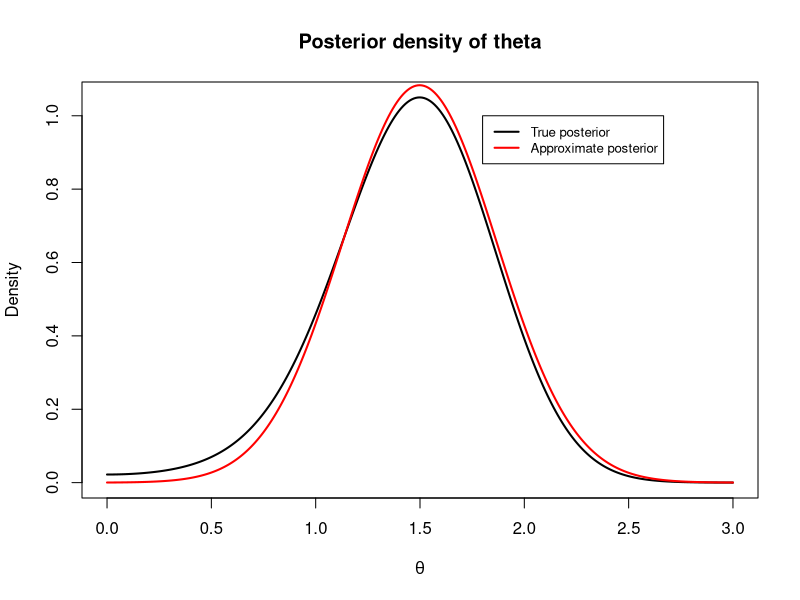
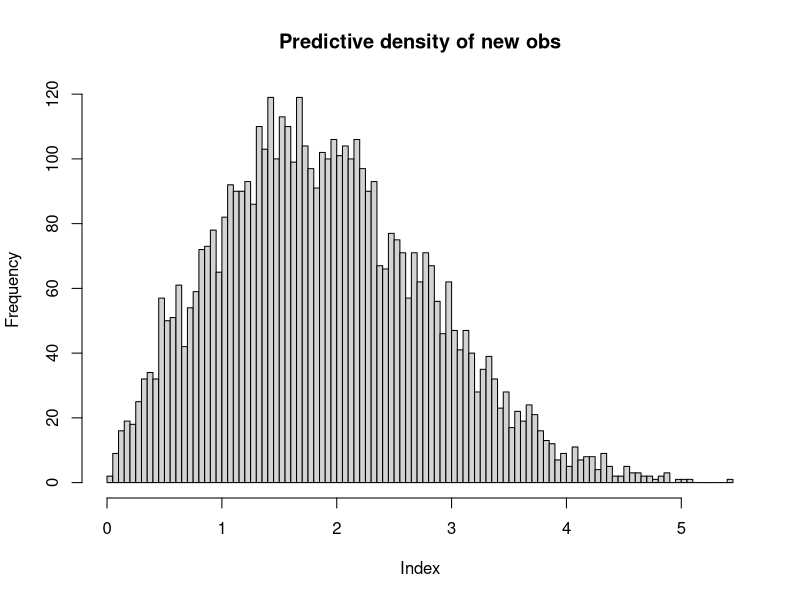

Source code (R) for these figures, in order:
## a) Plot the posterior distribution of theta

riceData <- c(1.556, 1.861, 3.135, 1.311, 1.877, 0.622, 3.219, 0.768, 2.358, 2.056)

# Random number generator for the Rice distribution
rRice <-function(n = 1, theta = 1, psi = 1){
  x <- rnorm(n = n, mean = 0, sd = sqrt(psi))
  y <- rnorm(n = n, mean = theta, sd = sqrt(psi))
  return(sqrt(x^2+y^2))
}

# Function for calculating the log posterior distrib with theta prior set to 1
logPosterior = function(data, theta, psi) {
  bessel_factor=1
  for (i in data) {
    bessel_factor=bessel_factor*besselI(i*theta/psi, nu=0)
  }
  post=-log(psi)-1/(2*psi)*sum(data^2+theta^2)+log(bessel_factor)
  return(post+0) # If prior is assumed to be constant we set the prior to 1 which in log scale yields 0
}

gridWidth=0.01
theta_grid=seq(0,3,gridWidth)
posterior_distrib_log=sapply(theta_grid, logPosterior, data=riceData, psi=1)
posterior_distrib_norm=1/gridWidth*exp(posterior_distrib_log)/sum(exp(posterior_distrib_log))
sum(posterior_distrib_norm)
plot(theta_grid, posterior_distrib_norm, xlab=expression(theta), ylab="Density", main="Posterior density of theta",
     type="l", lwd=2)

## b) Use numerical optimization to obtain a normal approx. of the posterior distrib of theta. Overlay curve 
## from a) with the approximated normal distribution

# Defining initial values to be passed on to the optimizer
set.seed(12345)
initVal = rnorm(1, mean=0, sd=1)

# Finding the optimized betavector
optimResult = optim(initVal, logPosterior, data=riceData, psi=1, method=c("L-BFGS-B"),
                    control=list(fnscale=-1), lower=0, hessian=TRUE)

# Defining the values of interest
postMode = optimResult$par
postCov = as.numeric(-solve(optimResult$hessian))
print("The posterior mode is:")
print(postMode)
print("The approximated standard deviation is:")
print(postCov)
lines(theta_grid, dnorm(theta_grid, mean=postMode, sd=sqrt(postCov)), col="red", lwd=2)
legend(x = 1.8, y = 1, legend = c("True posterior", "Approximate posterior"), 
       col = c("black","red"), lty = c(1,1), lwd = c(2,2), cex = 0.8)

## Answer: Not perfect approx but fairly good. 

## c) Simulate distrib for new observation using normal approx in b)

nDraws=5000
set.seed(12345)
theta=rnorm(nDraws, mean=postMode, sd=sqrt(postCov))
pred_distrib=c()
for (i in theta) {
  pred_distrib=c(pred_distrib, rRice(theta=i))
}

hist(pred_distrib, breaks=100, xlab="Index", main="Predictive density of new obs")